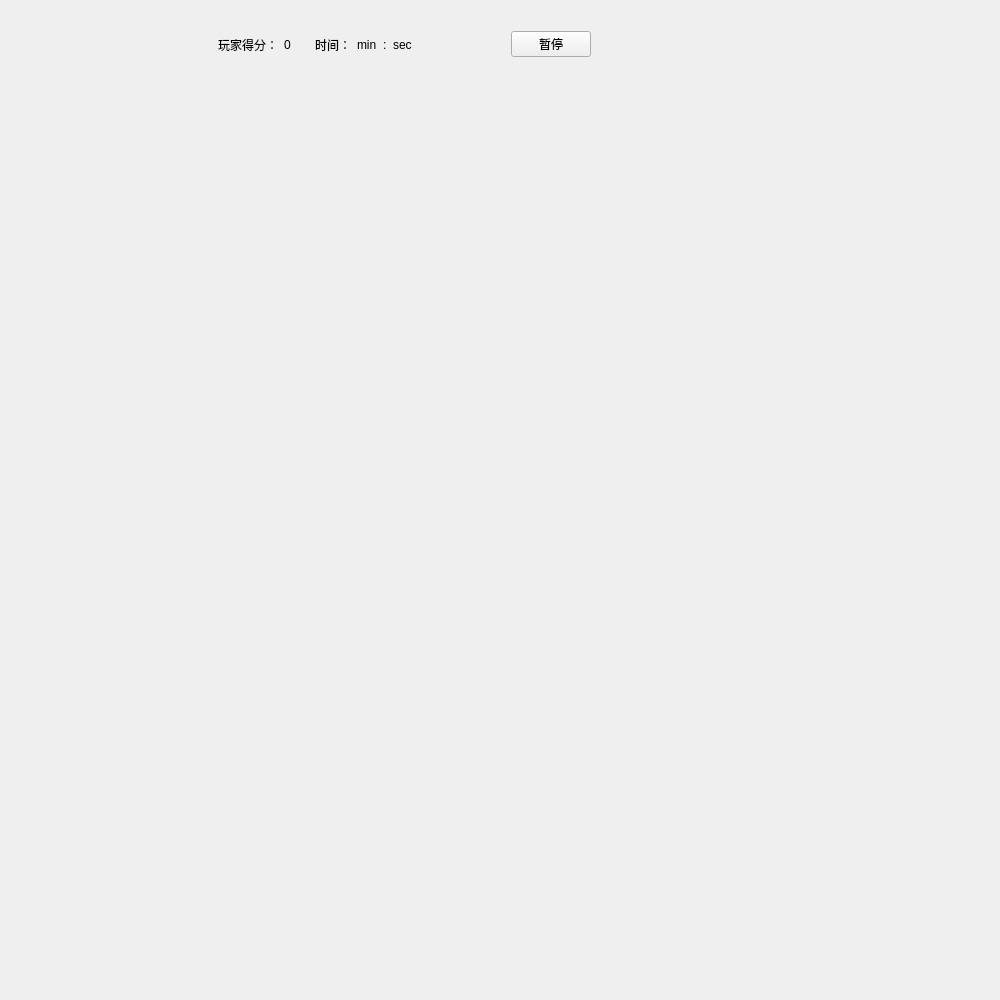
<?xml version="1.0" encoding="UTF-8"?>
<ui version="4.0">
 <class>singleMode</class>
 <widget class="QWidget" name="singleMode">
  <property name="geometry">
   <rect>
    <x>0</x>
    <y>0</y>
    <width>1000</width>
    <height>1000</height>
   </rect>
  </property>
  <property name="windowTitle">
   <string>Form</string>
  </property>
  <widget class="QWidget" name="widget_2" native="true">
   <property name="geometry">
    <rect>
     <x>9</x>
     <y>9</y>
     <width>981</width>
     <height>71</height>
    </rect>
   </property>
   <layout class="QHBoxLayout" name="horizontalLayout_4">
    <item>
     <spacer name="horizontalSpacer">
      <property name="orientation">
       <enum>Qt::Horizontal</enum>
      </property>
      <property name="sizeHint" stdset="0">
       <size>
        <width>0</width>
        <height>0</height>
       </size>
      </property>
     </spacer>
    </item>
    <item>
     <widget class="QWidget" name="widget_3" native="true">
      <layout class="QHBoxLayout" name="horizontalLayout_3">
       <property name="leftMargin">
        <number>9</number>
       </property>
       <item>
        <widget class="QLabel" name="score">
         <property name="text">
          <string>玩家得分：</string>
         </property>
        </widget>
       </item>
       <item>
        <widget class="QLabel" name="scores">
         <property name="text">
          <string>0</string>
         </property>
        </widget>
       </item>
      </layout>
     </widget>
    </item>
    <item>
     <widget class="QWidget" name="widget" native="true">
      <layout class="QHBoxLayout" name="horizontalLayout">
       <item>
        <widget class="QLabel" name="time">
         <property name="text">
          <string>时间：</string>
         </property>
        </widget>
       </item>
       <item>
        <widget class="QLabel" name="minute">
         <property name="text">
          <string>min</string>
         </property>
        </widget>
       </item>
       <item>
        <widget class="QLabel" name="label">
         <property name="text">
          <string>:</string>
         </property>
        </widget>
       </item>
       <item>
        <widget class="QLabel" name="second">
         <property name="text">
          <string>sec</string>
         </property>
        </widget>
       </item>
       <item>
        <spacer name="horizontalSpacer_3">
         <property name="orientation">
          <enum>Qt::Horizontal</enum>
         </property>
         <property name="sizeHint" stdset="0">
          <size>
           <width>40</width>
           <height>20</height>
          </size>
         </property>
        </spacer>
       </item>
      </layout>
     </widget>
    </item>
    <item>
     <widget class="QPushButton" name="pause">
      <property name="text">
       <string>暂停</string>
      </property>
     </widget>
    </item>
    <item>
     <spacer name="horizontalSpacer_5">
      <property name="orientation">
       <enum>Qt::Horizontal</enum>
      </property>
      <property name="sizeHint" stdset="0">
       <size>
        <width>40</width>
        <height>20</height>
       </size>
      </property>
     </spacer>
    </item>
    <item>
     <spacer name="horizontalSpacer_2">
      <property name="orientation">
       <enum>Qt::Horizontal</enum>
      </property>
      <property name="sizeHint" stdset="0">
       <size>
        <width>40</width>
        <height>20</height>
       </size>
      </property>
     </spacer>
    </item>
   </layout>
  </widget>
 </widget>
 <resources/>
 <connections/>
</ui>
